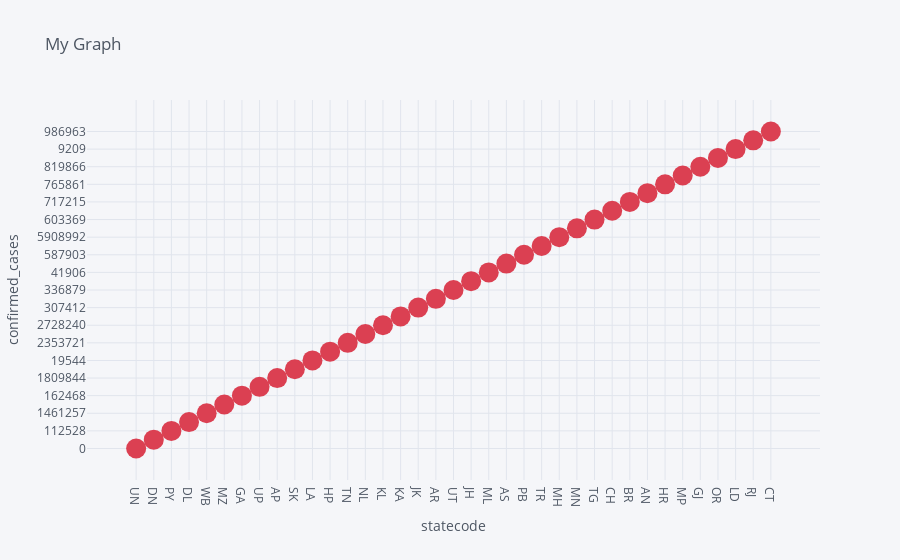
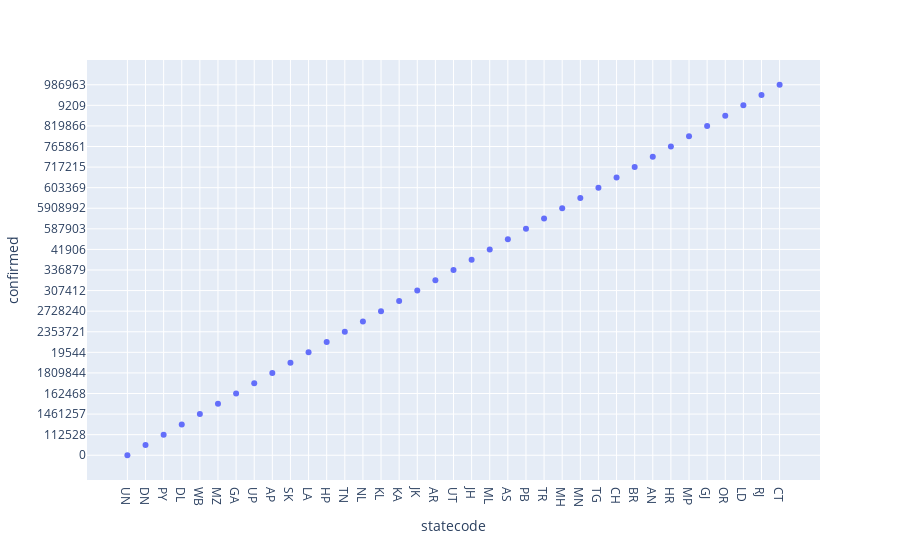

These figures' notebook cell, in order:
### Code cell
df.iplot(kind='scatter',x='statecode',y='confirmed',mode='markers+lines',title='My Graph',xTitle='statecode',yTitle='confirmed_cases',colors='red',size=20)

px.scatter(df,x='statecode',y='confirmed')

### Figure 1 — Plotly figure (JSON) as saved in the notebook; plotly's stock layout.template omitted (floating-point values rounded to 4 significant figures)
{"data": [{"line": {"color": "rgba(219, 64, 82, 1.0)", "dash": "solid", "shape": "linear", "width": 1.3}, "marker": {"size": 20, "symbol": "circle"}, "mode": "markers+lines", "name": "confirmed", "text": "", "type": "scatter", "x": ["UN", "DN", "PY", "DL", "WB", "MZ", "GA", "UP", "AP", "SK", "LA", "HP", "TN", "NL", "KL", "KA", "JK", "AR", "UT", "JH", "ML", "AS", "PB", "TR", "MH", "MN", "TG", "CH", "BR", "AN", "HR", "MP", "GJ", "OR", "LD", "RJ", "CT"], "y": ["0", "10465", "112528", "1431139", "1461257", "15266", "162468", "1702624", "1809844", "18414", "19544", "198550", "2353721", "23644", "2728240", "2765134", "307412", "31282", "336879", "343458", "41906", "457330", "587903", "59083", "5908992", "59852", "603369", "61110", "717215", "7261", "765861", "788183", "819866", "851782", "9209", "949684", "986963"]}], "layout": {"legend": {"bgcolor": "#F5F6F9", "font": {"color": "#4D5663"}}, "paper_bgcolor": "#F5F6F9", "plot_bgcolor": "#F5F6F9", "title": {"font": {"color": "#4D5663"}, "text": "My Graph"}, "xaxis": {"gridcolor": "#E1E5ED", "showgrid": true, "tickfont": {"color": "#4D5663"}, "title": {"font": {"color": "#4D5663"}, "text": "statecode"}, "zerolinecolor": "#E1E5ED"}, "yaxis": {"gridcolor": "#E1E5ED", "showgrid": true, "tickfont": {"color": "#4D5663"}, "title": {"font": {"color": "#4D5663"}, "text": "confirmed_cases"}, "zerolinecolor": "#E1E5ED"}}}

### Figure 2 — Plotly figure (JSON) as saved in the notebook; plotly's stock layout.template omitted (floating-point values rounded to 4 significant figures)
{"data": [{"hovertemplate": "statecode=%{x}<br>confirmed=%{y}<extra></extra>", "legendgroup": "", "marker": {"color": "#636efa", "symbol": "circle"}, "mode": "markers", "name": "", "orientation": "v", "showlegend": false, "type": "scatter", "x": ["UN", "DN", "PY", "DL", "WB", "MZ", "GA", "UP", "AP", "SK", "LA", "HP", "TN", "NL", "KL", "KA", "JK", "AR", "UT", "JH", "ML", "AS", "PB", "TR", "MH", "MN", "TG", "CH", "BR", "AN", "HR", "MP", "GJ", "OR", "LD", "RJ", "CT"], "xaxis": "x", "y": ["0", "10465", "112528", "1431139", "1461257", "15266", "162468", "1702624", "1809844", "18414", "19544", "198550", "2353721", "23644", "2728240", "2765134", "307412", "31282", "336879", "343458", "41906", "457330", "587903", "59083", "5908992", "59852", "603369", "61110", "717215", "7261", "765861", "788183", "819866", "851782", "9209", "949684", "986963"], "yaxis": "y"}], "layout": {"legend": {"tracegroupgap": 0}, "margin": {"t": 60}, "xaxis": {"anchor": "y", "domain": [0, 1], "title": {"text": "statecode"}}, "yaxis": {"anchor": "x", "domain": [0, 1], "title": {"text": "confirmed"}}}}
